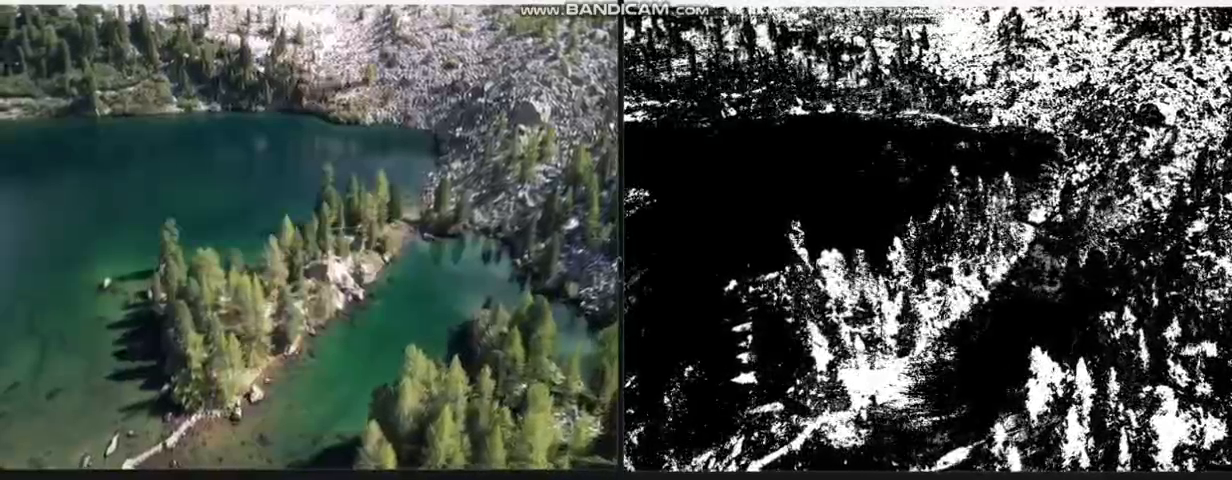
#> input picture frame 26 of WhatsApp Video 2026-06-11 at 6.01.30 PM.mp4, 1232 x 480 px, given in place of v3.mp4, which was not available
$ python Bg_sub.py
#> lines starting #> are read from the running program, lines starting #| are printed output that depends on the picture; after the words box and inside, x2 and y2 are one past the last pixel; in counts of white or black regions, pixels touching at a corner belong together; pictures that were not available may be replaced by others from this repository, and a replacement may not be noted
# Background Subtraction from then video stream and display the original and foreground masks in real-time. You can exit the video stream by pressing the 'q' key.

import cv2
import numpy as np
# read video file
org_v=cv2.VideoCapture("v3.mp4")
# mask for background subtraction
sub_m=cv2.createBackgroundSubtractorMOG2()
# # Morphology Kernel
# kernel = cv2.getStructuringElement(
#     cv2.MORPH_ELLIPSE,
#     (5, 5)
# )

# Play the video
while True:
    ret,frame=org_v.read()
#> frame is the input picture: shape (480, 1232, 3); mean B, G, R 73, 78.7, 71.6
    # if the frame is read correctly ret is True
    if ret==True:
        # Resize frame to fit the window
        frame = cv2.resize(frame, (640, 480))
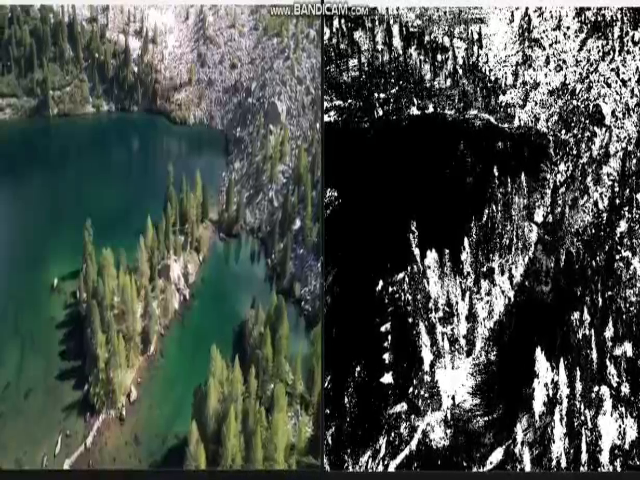
#> frame: shape (480, 640, 3); mean B, G, R 73, 78.7, 71.6
        # apply background subtraction to the frame
        fg_mask=sub_m.apply(frame)
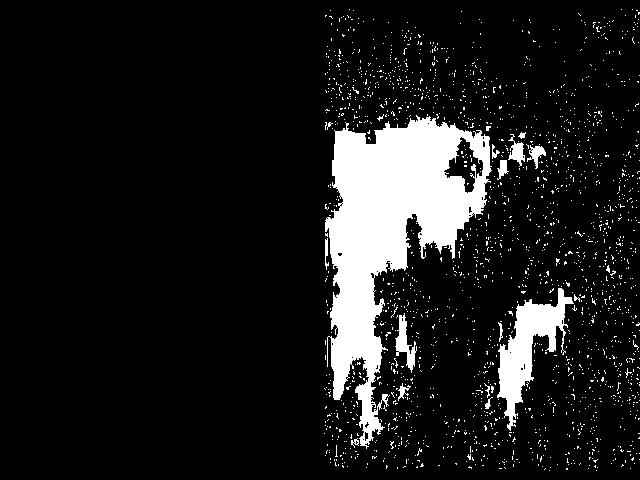
#> fg_mask: shape (480, 640); values 127 (black) and 255 (white), 10.8% white; 1899 white regions (1884 under 20 px), largest, box (x1, y1, x2, y2) and area: (325, 115, 492, 449) 23587, (497, 288, 574, 431) 3818, (395, 313, 417, 373) 515
        # apply morphological operations to the foreground mask
        # fg_mask = cv2.morphologyEx(fg_mask, cv2.MORPH_OPEN, kernel)
        # show the original frame and the foreground mask
        cv2.imshow("Original Video", frame)
        cv2.imshow("Foreground Mask", fg_mask)

        # Wait for 30 ms before moving on to the next frame
        if cv2.waitKey(20) & 0xff == ord('q'):
#> (key q is pressed here)
            break
    else:
        break
# release the video and close all windows
org_v.release()
cv2.destroyAllWindows()

$ run again, starting later in the video
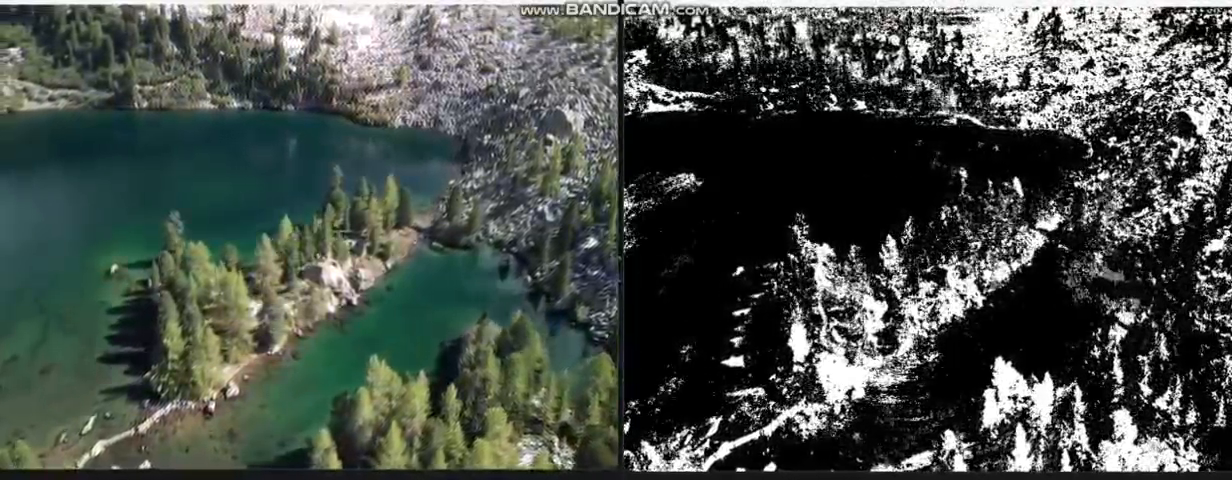
#> input picture frame 119 of WhatsApp Video 2026-06-11 at 6.01.30 PM.mp4, 1232 x 480 px, given in place of v3.mp4, which was not available
#> frame is the input picture: shape (480, 1232, 3); mean B, G, R 74.1, 79.5, 72.7
#> `frame = cv2.resize(frame, (640, 480))`:
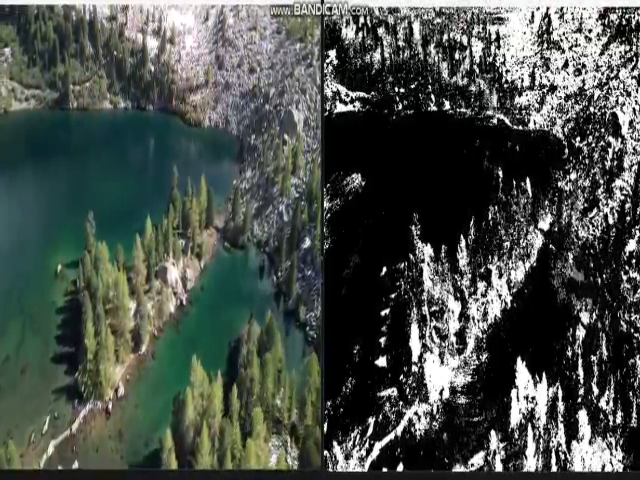
#> frame: shape (480, 640, 3); mean B, G, R 74.1, 79.5, 72.7
#> `fg_mask=sub_m.apply(frame)`:
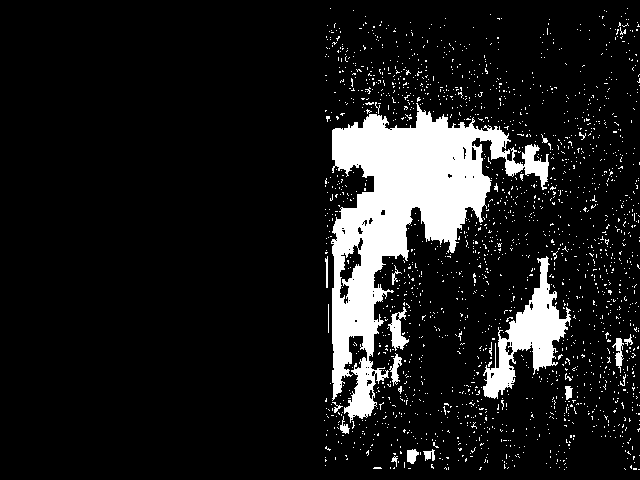
#> fg_mask: shape (480, 640); values 127 (black) and 255 (white), 10.9% white; 1929 white regions (1906 under 20 px), largest, box (x1, y1, x2, y2) and area: (331, 103, 549, 423) 23249, (483, 256, 571, 399) 4173, (388, 307, 409, 351) 412

$ run again, starting later in the video
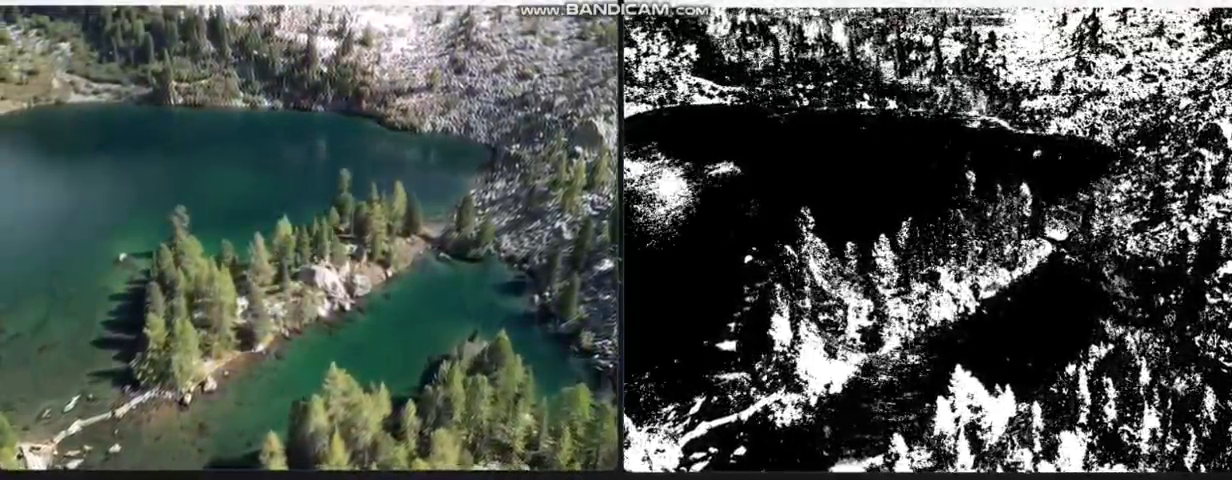
#> input picture frame 212 of WhatsApp Video 2026-06-11 at 6.01.30 PM.mp4, 1232 x 480 px, given in place of v3.mp4, which was not available
#> frame is the input picture: shape (480, 1232, 3); mean B, G, R 76.7, 81.9, 75.2
#> `frame = cv2.resize(frame, (640, 480))`:
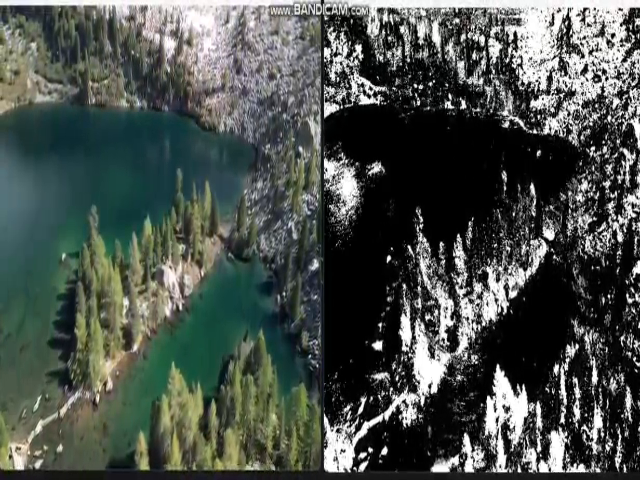
#> frame: shape (480, 640, 3); mean B, G, R 76.7, 81.9, 75.2
#> `fg_mask=sub_m.apply(frame)`:
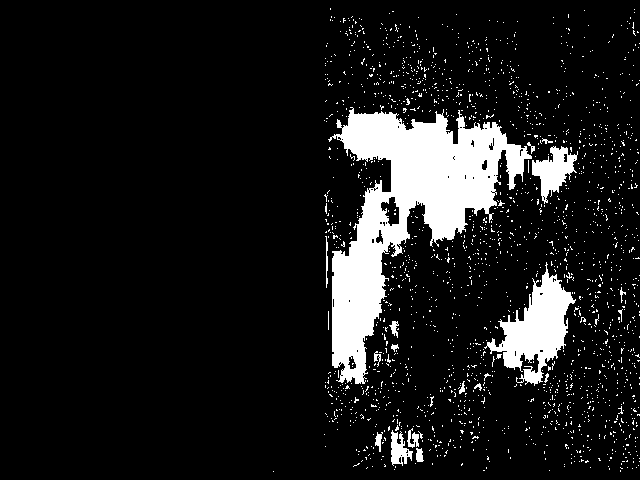
#> fg_mask: shape (480, 640); values 127 (black) and 255 (white), 10.4% white; 1909 white regions (1890 under 20 px), largest, box (x1, y1, x2, y2) and area: (328, 107, 532, 384) 20658, (484, 262, 576, 386) 4488, (532, 146, 578, 204) 1274
